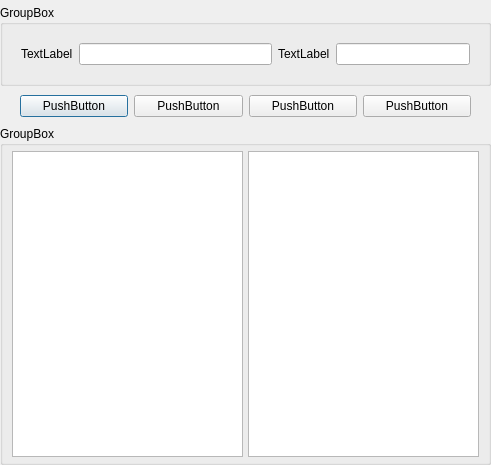
<?xml version="1.0" encoding="UTF-8"?>
<ui version="4.0">
 <class>AddDialog</class>
 <widget class="QDialog" name="AddDialog">
  <property name="geometry">
   <rect>
    <x>0</x>
    <y>0</y>
    <width>491</width>
    <height>465</height>
   </rect>
  </property>
  <property name="windowTitle">
   <string>Dialog</string>
  </property>
  <layout class="QHBoxLayout" name="horizontalLayout_3">
   <property name="spacing">
    <number>0</number>
   </property>
   <property name="leftMargin">
    <number>0</number>
   </property>
   <property name="topMargin">
    <number>0</number>
   </property>
   <property name="rightMargin">
    <number>0</number>
   </property>
   <property name="bottomMargin">
    <number>0</number>
   </property>
   <item>
    <widget class="QWidget" name="widget_2" native="true">
     <layout class="QVBoxLayout" name="verticalLayout">
      <property name="leftMargin">
       <number>0</number>
      </property>
      <property name="topMargin">
       <number>5</number>
      </property>
      <property name="rightMargin">
       <number>0</number>
      </property>
      <property name="bottomMargin">
       <number>0</number>
      </property>
      <item>
       <widget class="QGroupBox" name="InfoWgt">
        <property name="title">
         <string>GroupBox</string>
        </property>
        <layout class="QHBoxLayout" name="horizontalLayout_4">
         <item>
          <widget class="QWidget" name="horizontalWidget" native="true">
           <layout class="QHBoxLayout" name="horizontalLayout">
            <item>
             <widget class="QLabel" name="dataName">
              <property name="text">
               <string>TextLabel</string>
              </property>
             </widget>
            </item>
            <item>
             <widget class="QLineEdit" name="dataNameEdit"/>
            </item>
            <item>
             <widget class="QWidget" name="adapterIDWgt" native="true">
              <layout class="QHBoxLayout" name="horizontalLayout_6">
               <property name="leftMargin">
                <number>0</number>
               </property>
               <property name="topMargin">
                <number>0</number>
               </property>
               <property name="rightMargin">
                <number>0</number>
               </property>
               <property name="bottomMargin">
                <number>0</number>
               </property>
               <item>
                <widget class="QLabel" name="adapterID">
                 <property name="text">
                  <string>TextLabel</string>
                 </property>
                </widget>
               </item>
               <item>
                <widget class="QLineEdit" name="adapterIDEdit"/>
               </item>
              </layout>
             </widget>
            </item>
           </layout>
          </widget>
         </item>
        </layout>
       </widget>
      </item>
      <item>
       <widget class="QWidget" name="widget" native="true">
        <layout class="QHBoxLayout" name="horizontalLayout_2">
         <property name="leftMargin">
          <number>20</number>
         </property>
         <property name="topMargin">
          <number>3</number>
         </property>
         <property name="rightMargin">
          <number>20</number>
         </property>
         <property name="bottomMargin">
          <number>3</number>
         </property>
         <item>
          <widget class="QPushButton" name="addButton">
           <property name="text">
            <string>PushButton</string>
           </property>
          </widget>
         </item>
         <item>
          <widget class="QPushButton" name="saveButton">
           <property name="text">
            <string>PushButton</string>
           </property>
          </widget>
         </item>
         <item>
          <widget class="QPushButton" name="deleteButton">
           <property name="text">
            <string>PushButton</string>
           </property>
          </widget>
         </item>
         <item>
          <widget class="QPushButton" name="selectButton">
           <property name="text">
            <string>PushButton</string>
           </property>
          </widget>
         </item>
        </layout>
       </widget>
      </item>
      <item>
       <widget class="QGroupBox" name="InfoTableWgt">
        <property name="title">
         <string>GroupBox</string>
        </property>
        <layout class="QHBoxLayout" name="horizontalLayout_5">
         <property name="spacing">
          <number>5</number>
         </property>
         <property name="leftMargin">
          <number>9</number>
         </property>
         <property name="topMargin">
          <number>5</number>
         </property>
         <property name="rightMargin">
          <number>9</number>
         </property>
         <property name="bottomMargin">
          <number>5</number>
         </property>
         <item>
          <widget class="QTableView" name="adapterTableView"/>
         </item>
         <item>
          <widget class="QTableView" name="dataTableView"/>
         </item>
        </layout>
       </widget>
      </item>
     </layout>
    </widget>
   </item>
  </layout>
 </widget>
 <resources/>
 <connections/>
</ui>
